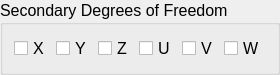
   <widget class="QGroupBox" name="groupBox_6">
    <property name="geometry">
     <rect>
      <x>580</x>
      <y>520</y>
      <width>251</width>
      <height>61</height>
     </rect>
    </property>
    <property name="font">
     <font>
      <pointsize>12</pointsize>
     </font>
    </property>
    <property name="title">
     <string>Secondary Degrees of Freedom</string>
    </property>
    <layout class="QHBoxLayout" name="horizontalLayout_8">
     <item>
      <widget class="QCheckBox" name="checkBox_7">
       <property name="font">
        <font>
         <pointsize>12</pointsize>
        </font>
       </property>
       <property name="text">
        <string>X</string>
       </property>
      </widget>
     </item>
     <item>
      <widget class="QCheckBox" name="checkBox_8">
       <property name="font">
        <font>
         <pointsize>12</pointsize>
        </font>
       </property>
       <property name="text">
        <string>Y</string>
       </property>
      </widget>
     </item>
     <item>
      <widget class="QCheckBox" name="checkBox_9">
       <property name="font">
        <font>
         <pointsize>12</pointsize>
        </font>
       </property>
       <property name="text">
        <string>Z</string>
       </property>
      </widget>
     </item>
     <item>
      <widget class="QCheckBox" name="checkBox_10">
       <property name="font">
        <font>
         <pointsize>12</pointsize>
        </font>
       </property>
       <property name="text">
        <string>U</string>
       </property>
      </widget>
     </item>
     <item>
      <widget class="QCheckBox" name="checkBox_11">
       <property name="font">
        <font>
         <pointsize>12</pointsize>
        </font>
       </property>
       <property name="text">
        <string>V</string>
       </property>
      </widget>
     </item>
     <item>
      <widget class="QCheckBox" name="checkBox_12">
       <property name="font">
        <font>
         <pointsize>12</pointsize>
        </font>
       </property>
       <property name="text">
        <string>W</string>
       </property>
      </widget>
     </item>
    </layout>
   </widget>
